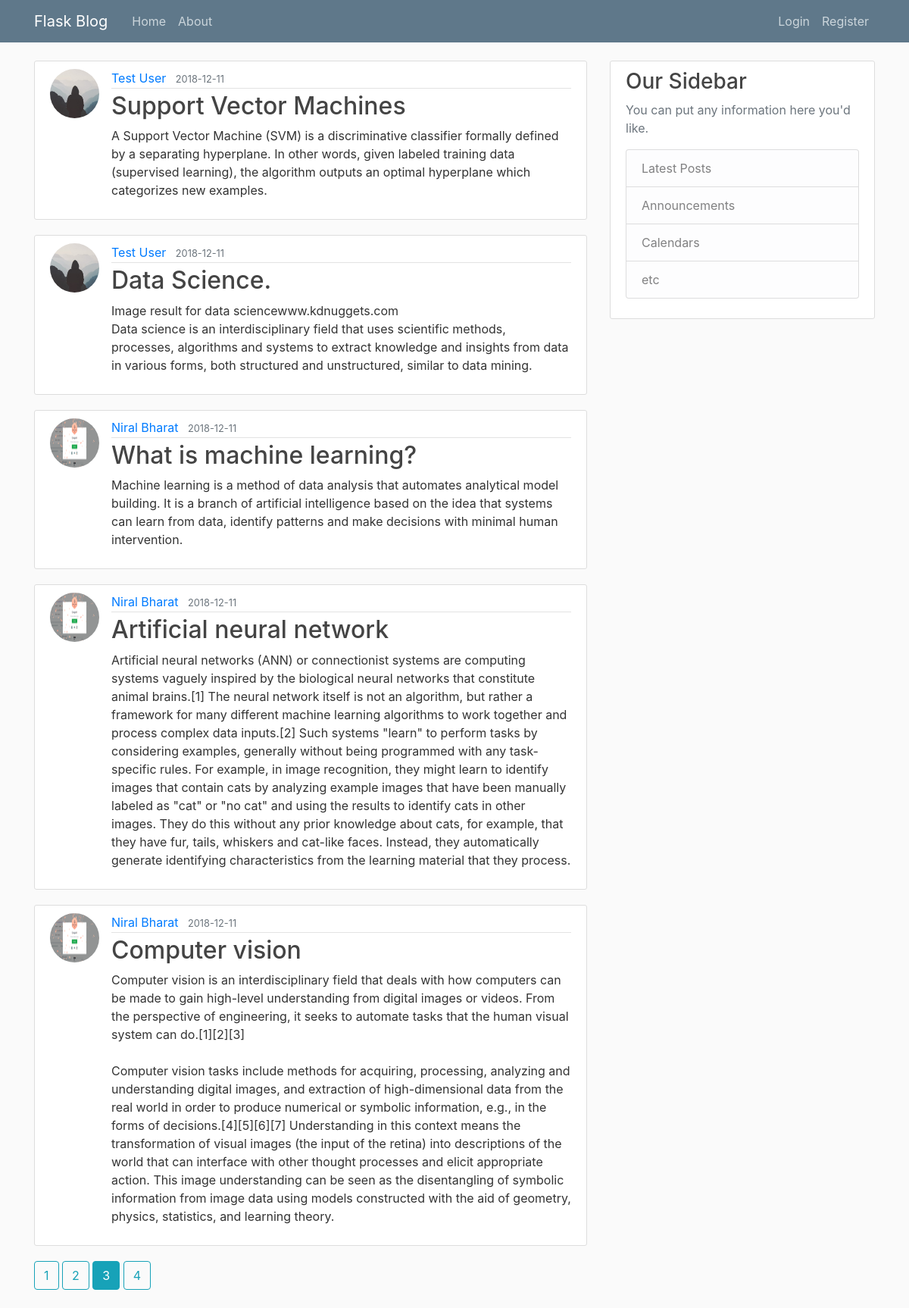
Screenshot of /home?page=3 with the database file from the repository.
### flaskblog/models.py (models this page shows, shortened)
class Post(db.Model):
	id= db.Column(db.Integer, primary_key=True)
	title = db.Column(db.String(100), nullable=False)
	date_posted = db.Column(db.DateTime, nullable=False, default=datetime.utcnow)
	content = db.Column(db.Text, nullable=False)
	user_id = db.Column(db.Integer, db.ForeignKey('user.id'), nullable=False)

class User(db.Model, UserMixin):
	id = db.Column(db.Integer, primary_key=True )
	username = db.Column(db.String(120), unique=True, nullable=False)
	email = db.Column(db.String(120), unique=True, nullable=False)
	image_file = db.Column(db.String(20), nullable=False, default='default.jpg') #not unique as every user intially has same default picture
	password = db.Column(db.String(60), nullable=False)
	posts = db.relationship('Post', backref='author', lazy=True)

### flaskblog/main/routes.py (the view)
@main.route("/")
@main.route("/home")
def home():
    page = request.args.get('page', 1, type=int)
    posts = Post.query.order_by(Post.date_posted.desc()).paginate(page=page, per_page=5)
    return render_template('home.html', posts=posts)

### flaskblog/templates/home.html
{% extends 'layout.html' %}
{% block content %}
	{% for post in posts.items %}
		<article class="media content-section">
		  <img class="rounded-circle article-img" src="{{ url_for('static', filename='profile_pics/' + post.author.image_file) }}">
		  <div class="media-body">
		    <div class="article-metadata">
		      <a class="mr-2" href="{{ url_for('users.user_posts', username=post.author.username) }}">{{ post.author.username }}</a>
		      <small class="text-muted">{{ post.date_posted.strftime('%Y-%m-%d') }}</small>
		    </div>
		    <h2><a class="article-title" href="{{ url_for('posts.post', post_id=post.id) }}">{{ post.title }}</a></h2>
		    <p class="article-content">{{ post.content }}</p>
		  </div>
		</article>
	{% endfor %}
	{% for page_num in posts.iter_pages(left_edge=1, right_edge=1, left_current=1, right_current=2) %}
		{% if page_num %}
			{% if page_num == posts.page %}
				<a class="btn btn-info mb-4" href="{{ url_for('main.home', page=page_num) }}">{{ page_num }}</a>
			{% else %}
				<a class="btn btn-outline-info mb-4" href="{{ url_for('main.home', page=page_num) }}">{{ page_num }}</a>
			{% endif %}
		{% else %}
			...
		{% endif %}
	{% endfor %}
{% endblock content %}

### flaskblog/static/main.css (style rules this page uses)
body { background: #fafafa; color: #333333; margin-top: 5rem; }
h1, h2, h3, h4, h5, h6 { color: #444444; }
.content-section { background: #ffffff; padding: 10px 20px; border: 1px solid #dddddd; border-radius: 3px; margin-bottom: 20px; }
.article-title { color: #444444; }
.article-content { white-space: pre-line; }
.article-img { height: 65px; width: 65px; margin-right: 16px; }
.article-metadata { padding-bottom: 1px; margin-bottom: 4px; border-bottom: 1px solid #e3e3e3 }

### rows the page displays
Post: image_file (placeholder picture), author.username "Test User", date_posted "2018-12-11", title "Support Vector Machines", content "A Support Vector Machine (SVM) is a discriminative classifier formally defined by a separating hyperplane. In other words, given labeled training data (supervised learning), the algorithm outputs an optimal hyperplane which categorizes new examples."
Post: image_file (placeholder picture), author.username "Test User", date_posted "2018-12-11", title "Data Science.", content "Image result for data sciencewww.kdnuggets.com Data science is an interdisciplinary field that uses scientific methods, processes, algorithms and systems to extract knowledge and insights from data in various forms, both structured and unstructured, similar to data mining."
Post: image_file (picture), author.username "Niral Bharat", date_posted "2018-12-11", title "What is machine learning?", content "Machine learning is a method of data analysis that automates analytical model building. It is a branch of artificial intelligence based on the idea that systems can learn from data, identify patterns and make decisions with minimal human intervention."
Post: image_file (picture), author.username "Niral Bharat", date_posted "2018-12-11", title "Artificial neural network", content "Artificial neural networks (ANN) or connectionist systems are computing systems vaguely inspired by the biological neural networks that constitute animal brains.[1] The neural network itself is not an algorithm, but rather a framework for many different machine learning algorithms to work together and process complex data inputs.[2] Such systems \"learn\" to perform tasks by considering examples, generally without being programmed with any task-specific rules. For example, in image recognition, they might learn to identify images that contain cats by analyzing example images that have been manually labeled as \"cat\" or \"no cat\" and using the results to identify cats in other images. They do…"
Post: image_file (picture), author.username "Niral Bharat", date_posted "2018-12-11", title "Computer vision", content "Computer vision is an interdisciplinary field that deals with how computers can be made to gain high-level understanding from digital images or videos. From the perspective of engineering, it seeks to automate tasks that the human visual system can do.[1][2][3] Computer vision tasks include methods for acquiring, processing, analyzing and understanding digital images, and extraction of high-dimensional data from the real world in order to produce numerical or symbolic information, e.g., in the forms of decisions.[4][5][6][7] Understanding in this context means the transformation of visual images (the input of the retina) into descriptions of the world that can interface with other thought…"

### other values shown
{{ page_num }} "1" "2" "4"
{{ page_num }} "3"
